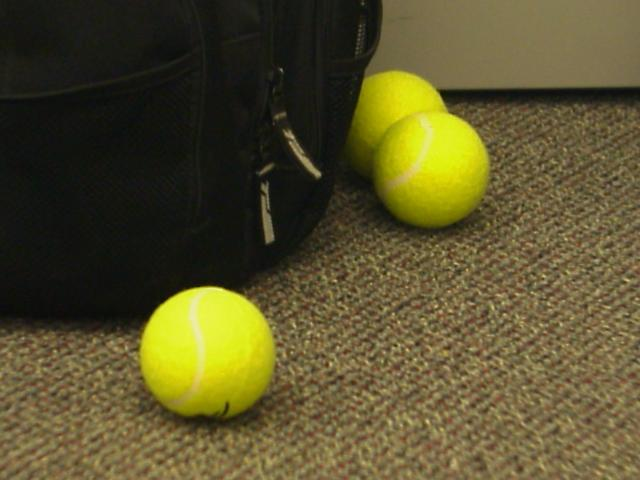
//> input picture Project/shared-robovision/image-processor/references/images/1-10.jpg, 640 x 480 px
$ ./template_recognition images/1-10.jpg images/1-12.jpg   (built with g++ and OpenCV 4)
//> lines starting //> are read from the running program, lines starting //| are printed output that depends on the picture; after the words box and inside, x2 and y2 are one past the last pixel; in counts of white or black regions, pixels touching at a corner belong together
#include "opencv2/highgui/highgui.hpp"
#include "opencv2/imgproc/imgproc.hpp"
#include <iostream>
#include <stdio.h>

using namespace std;
using namespace cv;

/// Global Variables
Mat img;
Mat templ;
Mat result;
Mat src_img;

char* image_window = "Source Image";
char* result_window = "Result window";
char* filtered_window = "Filtered window";

double THRESHOLD = 0.4;
int match_method = 1;	//CV_TM_SQDIFF_NORMED

/// Function Headers
void MatchingMethod(int, void*);
Mat filterImage(Mat);

const std::string usage =
		"Usage : shared=robovision <path_to_input_image> <path_to_template_image>\n";

/** @function main */

int main(int argc, char** argv) {

	if (argc < 3) {
		std::cerr << "No input image specified\n";
		std::cout << usage;
		return -1;
	}

	/// Load image and template
	img = imread(argv[1], 1);
//> img is the input picture: 480 rows x 640 cols, CV_8UC3; mean B, G, R 44.3, 82, 89.6
	templ = imread(argv[2], 1);
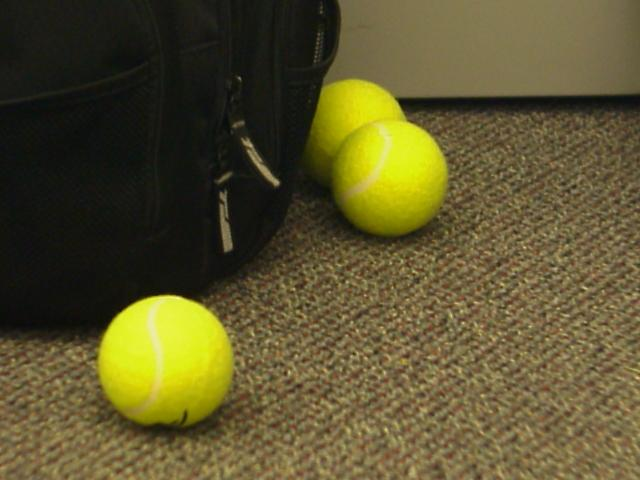
//> input picture Project/shared-robovision/image-processor/references/images/1-12.jpg, 640 x 480 px
//> templ is the input picture: 480 rows x 640 cols, CV_8UC3; mean B, G, R 45.8, 84.4, 92.4
	img.copyTo(src_img);

	/// Create windows
	namedWindow(image_window, CV_WINDOW_NORMAL);
	namedWindow(result_window, CV_WINDOW_NORMAL);
	namedWindow(filtered_window, CV_WINDOW_NORMAL);

	MatchingMethod(0, 0);

	waitKey(0);
	return 0;
}

/**
 * @function MatchingMethod
 * @brief Trackbar callback
 */
void MatchingMethod(int, void*) {

	/// Source image to display
	Mat img_display;

	// Resets images and keeps a copy of the original image [for testing purposes]
	src_img.copyTo(img);
	src_img.copyTo(img_display);

	// Apply filter to image
	Mat filtered_img = filterImage(img);
//> in filterImage, `cvtColor(src_img, imgHSV, COLOR_BGR2HSV);`: imgHSV: 480 rows x 640 cols, CV_8UC3; mean H, S, V 28.1, 106.2, 90.4
//> in filterImage, `inRange(imgHSV, Scalar(iLowH, iLowS, iLowV), Scalar(iHighH, iHighS, iH..`: imgThresholded: 480 rows x 640 cols, CV_8UC1; every value is 255
//> in filterImage, `cvtColor(imgThresholded, imgThresholded, CV_GRAY2BGR);`: imgThresholded: 480 rows x 640 cols, CV_8UC3; every value is 255
	filtered_img.copyTo(img);

	/// Create the result matrix
	int result_cols = img.cols - templ.cols + 1;
//> result_cols = 1
	int result_rows = img.rows - templ.rows + 1;
//> result_rows = 1

	result.create(result_rows, result_cols, CV_32FC1);

	cout << "--------------------------------\n";
	int robot_counter = 0; // initializing counter

	bool keep_checking = true;

	clock_t begin = clock();
	/// Do the Matching and Normalize

	cout << "Matching: Starting...\n";
	matchTemplate(img, templ, result, match_method);
//> result = [1]

	clock_t end = clock();
	double elapsed_secs = double(end - begin) / CLOCKS_PER_SEC;

	cout << "Matching: Completed!\n";
	cout << "It took "<< elapsed_secs << "s!\n";

	cout << "Normalization: Starting...\n";
	normalize(result, result, 0, 1, NORM_MINMAX, -1, Mat());
//> result = [0]
	cout << "Normalization: Completed!\n";

	while (keep_checking) {
		/// Localizing the best match with minMaxLoc
		double minVal;
		double maxVal;
		Point minLoc;
		Point maxLoc;
		Point matchLoc;

		minMaxLoc(result, &minVal, &maxVal, &minLoc, &maxLoc);

		/// For SQDIFF and SQDIFF_NORMED, the best matches are lower values. For all the other methods, the higher the better
		if (match_method == CV_TM_SQDIFF
				|| match_method == CV_TM_SQDIFF_NORMED) {
			matchLoc = minLoc;
		} else {
			matchLoc = maxLoc;
		}

		cout << "-\tMinVal = " << minVal << "\tMaxVal = " << maxVal << "\n";

		// TODO: Temporary fix for matchLoc
		matchLoc = Point(matchLoc.x + 60, matchLoc.y + 80);

		// For CV_TM_SQDIFF_NORMED the best matches are the lowest numbers
		if (minVal >= 0 && minVal <= THRESHOLD) {
			rectangle(img_display,
					Point(matchLoc.x - (templ.cols/2), matchLoc.y - (templ.rows/2)),
					cv::Point(matchLoc.x + (templ.cols/2), matchLoc.y + (templ.rows/2)),
					CV_RGB(0,255,0), 2);

			rectangle(result,
					Point(matchLoc.x - templ.cols ,
							matchLoc.y - templ.rows),
					Point(matchLoc.x + templ.cols, matchLoc.y + templ.rows),
					Scalar::all(255), CV_FILLED, 8, 0);

			circle(img_display, matchLoc, 10, CV_RGB(0,255,0), -1);

			robot_counter++;
			cout << robot_counter << " at position:\t[" << matchLoc.x << "," << matchLoc.y << "]\n";
		} else
			keep_checking = false;

	}
//> this loop made 2 passes
//> (minVal, maxVal, matchLoc, result) on pass 1: (0, 0, Point(60, 80), [255])
//> (minVal, maxVal, maxLoc, matchLoc) on pass 2: (255, 255, Point(0, 0), Point(60, 80))
//| -	MinVal = 0	MaxVal = 0
//| 1 at position:	[60,80]
//| -	MinVal = 255	MaxVal = 255
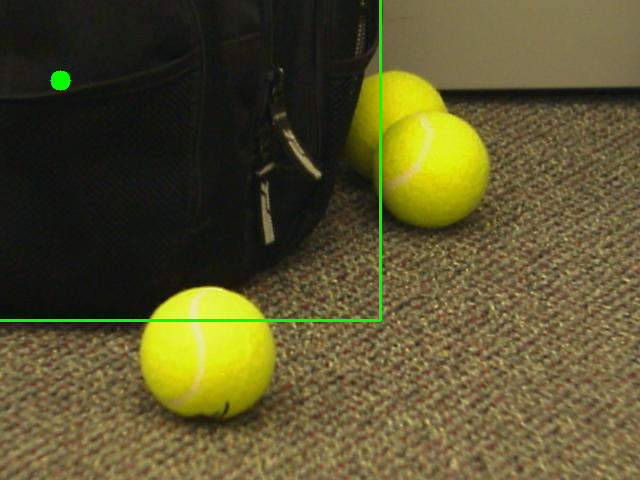
//> img_display: 480 rows x 640 cols, CV_8UC3; 0.79% of pixels changed, all inside (x1, y1, x2, y2) = (0, 0, 382, 322)
//> after the loop, robot_counter = 1

	cout << "Found " << robot_counter << " robots in the picture!\n";
//| Found 1 robots in the picture!

	imshow(filtered_window, img);
	imshow(image_window, img_display);
	imshow(result_window, result);

	return;
}

Mat filterImage(Mat src_img) {

	int iLowH = 0;
	int iHighH = 179;

	int iLowS = 0;
	int iHighS = 255;

	int iLowV = 1;
	int iHighV = 255;

	Mat imgHSV;

	cvtColor(src_img, imgHSV, COLOR_BGR2HSV); //Convert the captured frame from BGR to HSV

	Mat imgThresholded;

	inRange(imgHSV, Scalar(iLowH, iLowS, iLowV), Scalar(iHighH, iHighS, iHighV),
			imgThresholded); //Threshold the image

	//morphological opening (remove small objects from the foreground)
	erode(imgThresholded, imgThresholded,
			getStructuringElement(MORPH_ELLIPSE, Size(5, 5)));
	dilate(imgThresholded, imgThresholded,
			getStructuringElement(MORPH_ELLIPSE, Size(5, 5)));

	//morphological closing (fill small holes in the foreground)
	dilate(imgThresholded, imgThresholded,
			getStructuringElement(MORPH_ELLIPSE, Size(5, 5)));
	erode(imgThresholded, imgThresholded,
			getStructuringElement(MORPH_ELLIPSE, Size(5, 5)));

	cvtColor(imgThresholded, imgThresholded, CV_GRAY2BGR);

	// Save image: debug purposes
	//imwrite( "filtered_img.jpg", imgThresholded );

	return imgThresholded;

}
